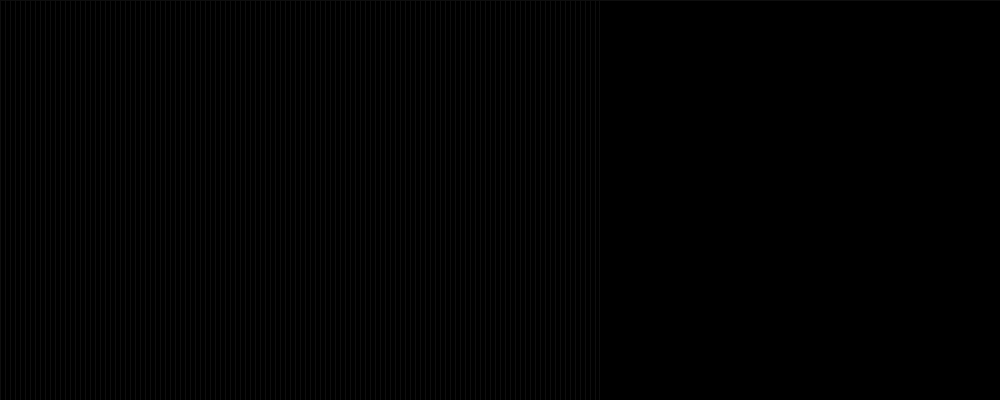
Frame 1 (no input)
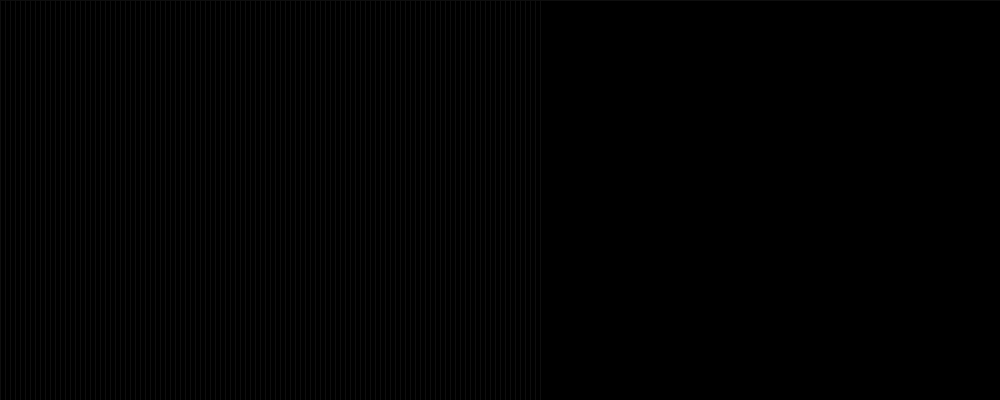
Frame 60 (the mouse pressed at the canvas centre just before this capture)
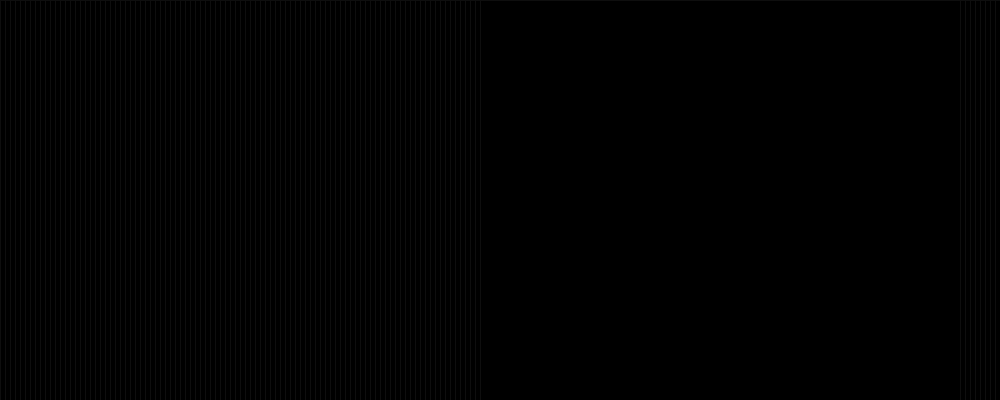
Frame 120 (the mouse held since frame 60 and released just before this capture)

The Processing sketch that drew these frames (run headless with seeded random() and noise(); from frame 60 on, the mouse is pressed at the canvas centre):

// Processing sketch: processing_2094
// ── processing_2094.pde


/**This is a combination of two programs that I then altered. 
 *
 * Brightness by Rusty Robison. 
 * Brightness is the relative lightness or darkness of a color.
 * Move the cursor vertically over each bar to alter its brightness. 
 * 
 * Linear Motion
 * Changing a variable to create a moving line.  
 * When the line moves off the edge of the window, 
 * the variable is set to 0, which places the line
 * back at the bottom of the screen.
 *  
 *
 */


int barWidth = 5;
int[] brightness;
float a = 600;

void setup() 
{
  size(1000, 400);
  colorMode(HSB, 360, height, height);  
  brightness = new int[width/barWidth];
}

void draw() 
{
  int j = 0;
  for (int i = 0; i <= (width-barWidth); i += barWidth) {  
    stroke(20);
    if ((a > i) && (a < i+barWidth)) {
      brightness[j] = 150; 
    }
    fill(i, height, brightness[j]);
    rect(i, 0, barWidth, height);  
    j++;
  }

  //background(249, 250, 30);
  a = a - 1;
  if (a < 0) { 
    a = height; 
  }
  rect(0, a, width, a);  //line(0, a, width, a)
  {
  }    
  if (a < 0) {
    a = width;
  }
  rect(a, 0, a, height);
}
